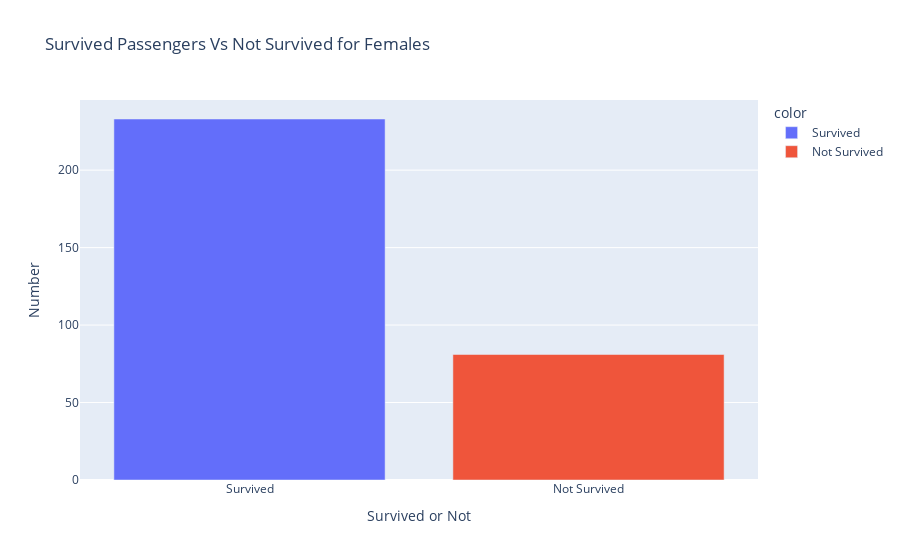

Notebook code for this chart:
### Code cell
# Survival for females

# Now We will plot the bar the same way we did before

x_data = survived_data_by_sex["female"].index.to_list()
y_data = survived_data_by_sex["female"].to_list()
plot_title = "Survived Passengers Vs Not Survived for Females"

fig = px.bar(
    y= y_data,
    x= x_data,
    labels={
        "x": "Survived or Not",
        "y": "Number",
         },                 
    color=x_data,
    title=plot_title
)
fig.show()

### Figure 1 — Plotly figure (JSON) as saved in the notebook; plotly's stock layout.template omitted (floating-point values rounded to 4 significant figures)
{"data": [{"alignmentgroup": "True", "hovertemplate": "color=Survived<br>Survived or Not=%{x}<br>Number=%{y}<extra></extra>", "legendgroup": "Survived", "marker": {"color": "#636efa"}, "name": "Survived", "offsetgroup": "Survived", "orientation": "v", "showlegend": true, "textposition": "auto", "type": "bar", "x": ["Survived"], "xaxis": "x", "y": [233], "yaxis": "y"}, {"alignmentgroup": "True", "hovertemplate": "color=Not Survived<br>Survived or Not=%{x}<br>Number=%{y}<extra></extra>", "legendgroup": "Not Survived", "marker": {"color": "#EF553B"}, "name": "Not Survived", "offsetgroup": "Not Survived", "orientation": "v", "showlegend": true, "textposition": "auto", "type": "bar", "x": ["Not Survived"], "xaxis": "x", "y": [81], "yaxis": "y"}], "layout": {"barmode": "relative", "legend": {"title": {"text": "color"}, "tracegroupgap": 0}, "title": {"text": "Survived Passengers Vs Not Survived for Females"}, "xaxis": {"anchor": "y", "domain": [0, 1], "title": {"text": "Survived or Not"}}, "yaxis": {"anchor": "x", "domain": [0, 1], "title": {"text": "Number"}}}}
